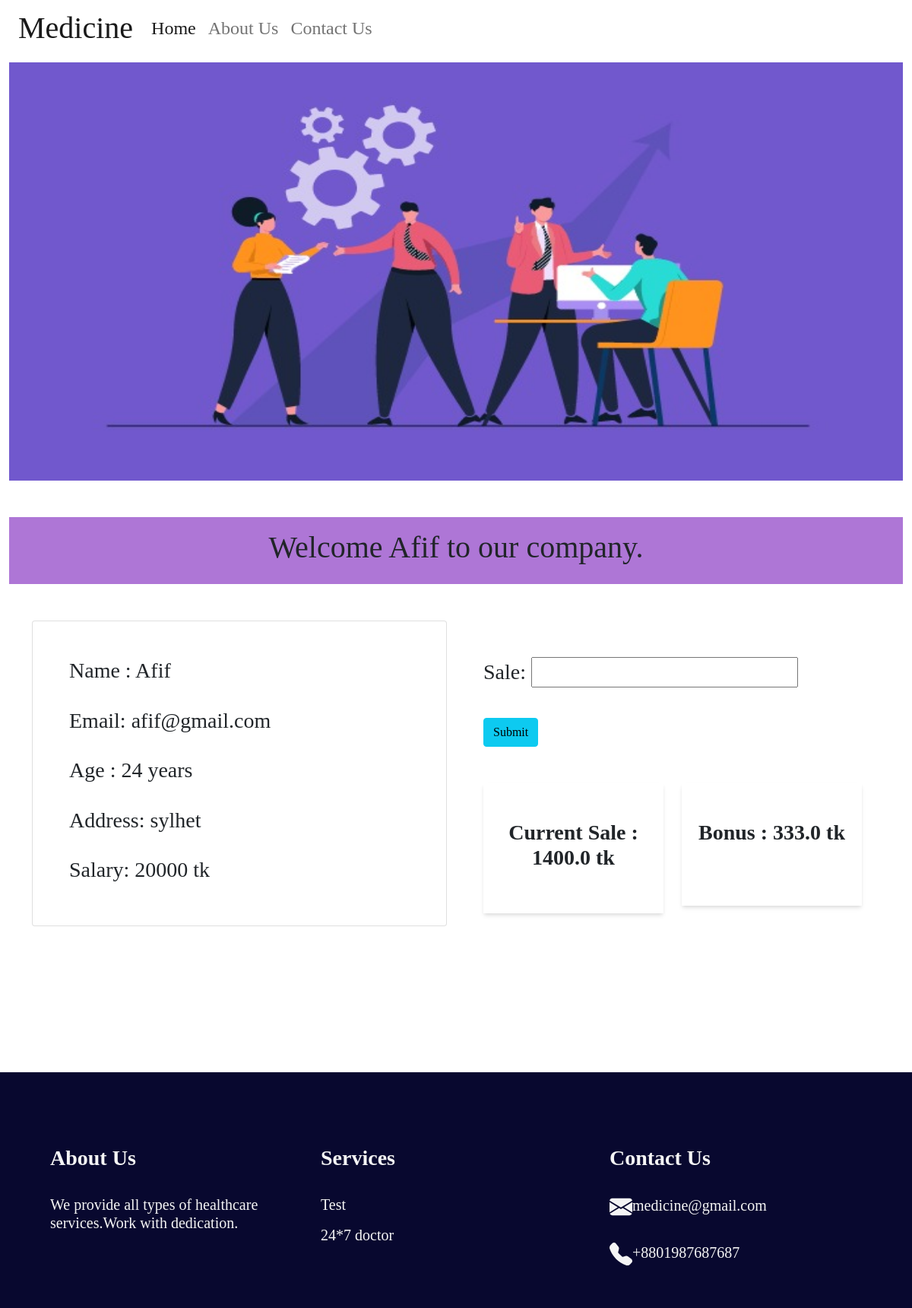
Screenshot of /employee (signed in) with the database file from the repository.
### Accounts/models.py (models this page shows)
class User(AbstractUser):
    is_admin=models.BooleanField('Is admin', default=False)
    is_employee=models.BooleanField('Is employee', default=False)
    Age=models.IntegerField(null=True,blank=True)
    Address=models.CharField(max_length=200,null=True,blank=True)
    Salary=models.IntegerField(null=True,blank=True)

### Accounts/views.py (the view)
# urls.py: path('employee' , views.employee , name='employee'),
def employee(request):
    if request.method == "POST":
        form=SaleForm(request.POST)
        if form.is_valid():
            instance=form.save(commit=False)
            instance.employee=request.user
            instance.save()
            return redirect('employee')
    else:
        form=SaleForm()
    price=Sale.objects.filter(employee=request.user).aggregate(total_sale=Sum('sale'))
    bonus_user=AddBonus.objects.filter(employee=request.user).aggregate(total_bonus=Sum('Bonus'))
    context={
        'price': price,
        'bonus_user': bonus_user,
        'saleform': form
    }
    return render(request, 'home.html',context)

### Accounts/forms.py
class SaleForm(ModelForm):
    class Meta:
        model=Sale
        fields=['sale']

### Accounts/templates/home.html (shortened to what this page needs)
{% extends 'index.html' %}
{% block content %}
<div class="container-fluid">
    <div class="top mt-5 py-3" style="background: rgb(174, 118, 214);">
    <h1 style="text-align: center;" > Welcome {{ user.username }} to our company. </h1>
    </div>
<div class="container my-10">
    <br>
    <br>
    <div class="row">
        <div class="col-md-6">
            <div class="card py-5 px-5">
                <h3> Name : {{ user.username }} </h3>
                <br>
                <h3> Email: {{ user.email }} </h3>
                <br>
                <h3> Age : {{ user.Age }} years</h3>
                <br>
                <h3> Address: {{ user.Address }} </h3>
                <br>
                <h3> Salary: {{ user.Salary }} tk</h3>
            </div>
        </div>
        <div class="col-md-6">
            <div class="container">
                <div class="addsale mt-5">
                    <form method="POST">
                        <h3>{{ saleform.as_p }}</h3>
                        <br>
                        <input type="submit" class="btn btn-info">
                    </form>
                </div>
                <br>
                <br>
                <div class="row">
                    <div class="col-md-6">
                        <div class="box py-5" style="text-align:center;box-shadow: rgba(0, 0, 0, 0.1) 0px 4px 6px -1px, rgba(0, 0, 0, 0.06) 0px 2px 4px -1px;">
                            <h3><b>Current Sale : {{ price.total_sale }} tk </b></h3>
                        </div>
                    </div>
                    <div class="col-md-6">
                        <div class="box py-5" style="text-align:center;box-shadow: rgba(0, 0, 0, 0.1) 0px 4px 6px -1px, rgba(0, 0, 0, 0.06) 0px 2px 4px -1px;">
                            <h3><b>Bonus  :  {{ bonus_user.total_bonus }} tk</b></h3>
                            <br>
                        </div>
                    </div>
                </div>
            </div>
        </div></div>
        <br>
        <br>
        <br>
        <br>
    </div>
<br>
<br>
</div>
{% endblock %}

### rows the page displays
User: username "Afif", email "afif@gmail.com", Age "24", Address "sylhet", Salary "20000"

### other values shown
{{ price.total_sale }} "1400.0"
{{ bonus_user.total_bonus }} "333.0"
